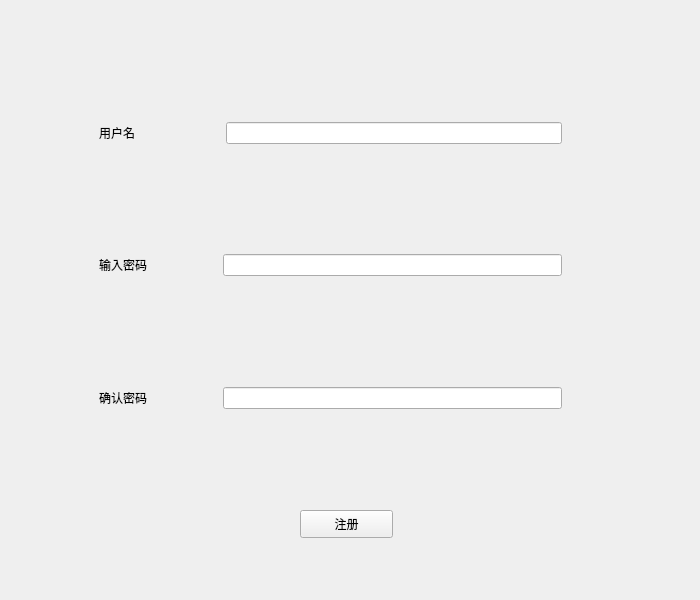
<?xml version="1.0" encoding="UTF-8"?>
<ui version="4.0">
 <class>regis</class>
 <widget class="QWidget" name="regis">
  <property name="geometry">
   <rect>
    <x>0</x>
    <y>0</y>
    <width>700</width>
    <height>600</height>
   </rect>
  </property>
  <property name="sizePolicy">
   <sizepolicy hsizetype="Preferred" vsizetype="Fixed">
    <horstretch>0</horstretch>
    <verstretch>0</verstretch>
   </sizepolicy>
  </property>
  <property name="minimumSize">
   <size>
    <width>700</width>
    <height>600</height>
   </size>
  </property>
  <property name="maximumSize">
   <size>
    <width>700</width>
    <height>600</height>
   </size>
  </property>
  <property name="windowTitle">
   <string>Form</string>
  </property>
  <widget class="QPushButton" name="pushButton">
   <property name="geometry">
    <rect>
     <x>300</x>
     <y>510</y>
     <width>93</width>
     <height>28</height>
    </rect>
   </property>
   <property name="text">
    <string>注册</string>
   </property>
  </widget>
  <widget class="QWidget" name="widget_3" native="true">
   <property name="geometry">
    <rect>
     <x>90</x>
     <y>70</y>
     <width>481</width>
     <height>391</height>
    </rect>
   </property>
   <layout class="QVBoxLayout" name="verticalLayout">
    <item>
     <widget class="QWidget" name="widget" native="true">
      <layout class="QHBoxLayout" name="horizontalLayout">
       <item>
        <widget class="QLabel" name="label">
         <property name="text">
          <string>用户名</string>
         </property>
        </widget>
       </item>
       <item>
        <spacer name="horizontalSpacer">
         <property name="orientation">
          <enum>Qt::Horizontal</enum>
         </property>
         <property name="sizeType">
          <enum>QSizePolicy::Fixed</enum>
         </property>
         <property name="sizeHint" stdset="0">
          <size>
           <width>85</width>
           <height>20</height>
          </size>
         </property>
        </spacer>
       </item>
       <item>
        <widget class="QLineEdit" name="name">
         <property name="contextMenuPolicy">
          <enum>Qt::DefaultContextMenu</enum>
         </property>
         <property name="echoMode">
          <enum>QLineEdit::Normal</enum>
         </property>
        </widget>
       </item>
      </layout>
     </widget>
    </item>
    <item>
     <widget class="QWidget" name="widget_2" native="true">
      <layout class="QHBoxLayout" name="horizontalLayout_2">
       <item>
        <widget class="QLabel" name="label_2">
         <property name="text">
          <string>&lt;html&gt;&lt;head/&gt;&lt;body&gt;&lt;p&gt;输入密码&lt;/p&gt;&lt;/body&gt;&lt;/html&gt;</string>
         </property>
        </widget>
       </item>
       <item>
        <spacer name="horizontalSpacer_2">
         <property name="orientation">
          <enum>Qt::Horizontal</enum>
         </property>
         <property name="sizeType">
          <enum>QSizePolicy::Fixed</enum>
         </property>
         <property name="sizeHint" stdset="0">
          <size>
           <width>70</width>
           <height>20</height>
          </size>
         </property>
        </spacer>
       </item>
       <item>
        <widget class="QLineEdit" name="password1">
         <property name="inputMask">
          <string/>
         </property>
         <property name="text">
          <string/>
         </property>
         <property name="echoMode">
          <enum>QLineEdit::Password</enum>
         </property>
        </widget>
       </item>
      </layout>
     </widget>
    </item>
    <item>
     <widget class="QWidget" name="widget_4" native="true">
      <layout class="QHBoxLayout" name="horizontalLayout_3">
       <item>
        <widget class="QLabel" name="label_3">
         <property name="text">
          <string>&lt;html&gt;&lt;head/&gt;&lt;body&gt;&lt;p&gt;确认密码&lt;/p&gt;&lt;/body&gt;&lt;/html&gt;</string>
         </property>
        </widget>
       </item>
       <item>
        <spacer name="horizontalSpacer_3">
         <property name="orientation">
          <enum>Qt::Horizontal</enum>
         </property>
         <property name="sizeType">
          <enum>QSizePolicy::Fixed</enum>
         </property>
         <property name="sizeHint" stdset="0">
          <size>
           <width>70</width>
           <height>20</height>
          </size>
         </property>
        </spacer>
       </item>
       <item>
        <widget class="QLineEdit" name="password2">
         <property name="echoMode">
          <enum>QLineEdit::Password</enum>
         </property>
        </widget>
       </item>
      </layout>
     </widget>
    </item>
   </layout>
  </widget>
 </widget>
 <resources/>
 <connections/>
</ui>
